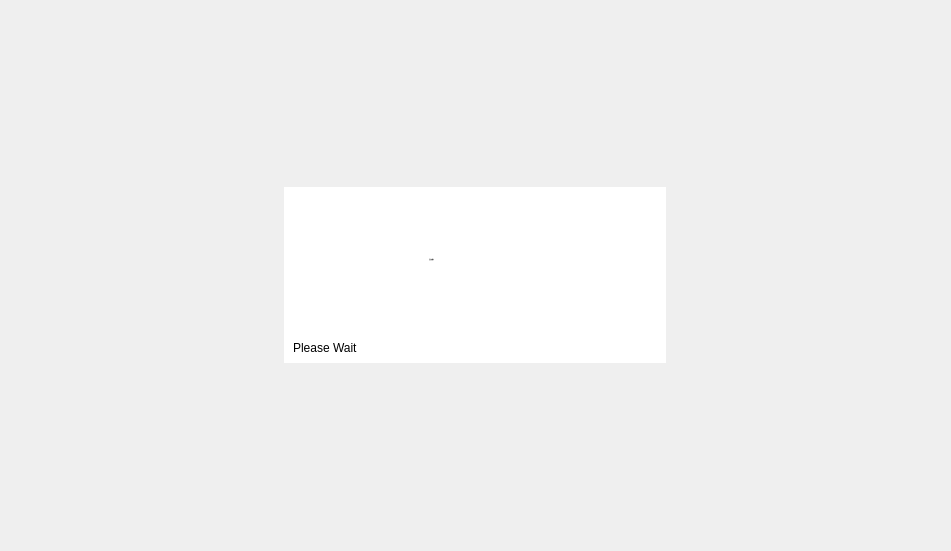
<?xml version="1.0" encoding="UTF-8"?>
<ui version="4.0">
 <class>Loading</class>
 <widget class="QWidget" name="Loading">
  <property name="geometry">
   <rect>
    <x>0</x>
    <y>0</y>
    <width>951</width>
    <height>551</height>
   </rect>
  </property>
  <property name="sizePolicy">
   <sizepolicy hsizetype="Maximum" vsizetype="Maximum">
    <horstretch>0</horstretch>
    <verstretch>0</verstretch>
   </sizepolicy>
  </property>
  <property name="windowTitle">
   <string>Form</string>
  </property>
  <property name="styleSheet">
   <string notr="true"/>
  </property>
  <layout class="QHBoxLayout" name="horizontalLayout_2">
   <item>
    <widget class="QWidget" name="w_loading" native="true">
     <property name="sizePolicy">
      <sizepolicy hsizetype="Fixed" vsizetype="Fixed">
       <horstretch>0</horstretch>
       <verstretch>0</verstretch>
      </sizepolicy>
     </property>
     <property name="maximumSize">
      <size>
       <width>382</width>
       <height>176</height>
      </size>
     </property>
     <property name="styleSheet">
      <string notr="true">QWidget#w_loading {
	background-color: rgb(255, 255, 255);
}
QWidget#w_loading QLabel#l_title {
	font: 40px &quot;黑体&quot;;
}</string>
     </property>
     <layout class="QVBoxLayout" name="verticalLayout">
      <property name="spacing">
       <number>1</number>
      </property>
      <property name="leftMargin">
       <number>9</number>
      </property>
      <property name="topMargin">
       <number>0</number>
      </property>
      <property name="rightMargin">
       <number>0</number>
      </property>
      <property name="bottomMargin">
       <number>0</number>
      </property>
      <item>
       <widget class="QWidget" name="w_loading_2" native="true">
        <property name="minimumSize">
         <size>
          <width>0</width>
          <height>100</height>
         </size>
        </property>
        <layout class="QHBoxLayout" name="horizontalLayout">
         <property name="leftMargin">
          <number>30</number>
         </property>
         <item>
          <widget class="QLabel" name="l_icon">
           <property name="sizePolicy">
            <sizepolicy hsizetype="Minimum" vsizetype="Preferred">
             <horstretch>0</horstretch>
             <verstretch>0</verstretch>
            </sizepolicy>
           </property>
           <property name="minimumSize">
            <size>
             <width>100</width>
             <height>100</height>
            </size>
           </property>
           <property name="text">
            <string/>
           </property>
           <property name="alignment">
            <set>Qt::AlignCenter</set>
           </property>
          </widget>
         </item>
         <item>
          <widget class="QLabel" name="l_title">
           <property name="sizePolicy">
            <sizepolicy hsizetype="Expanding" vsizetype="Preferred">
             <horstretch>0</horstretch>
             <verstretch>0</verstretch>
            </sizepolicy>
           </property>
           <property name="font">
            <font>
             <family>黑体</family>
             <pointsize>-1</pointsize>
             <weight>50</weight>
             <italic>false</italic>
             <bold>false</bold>
            </font>
           </property>
           <property name="text">
            <string>正在加载中</string>
           </property>
           <property name="alignment">
            <set>Qt::AlignLeading|Qt::AlignLeft|Qt::AlignVCenter</set>
           </property>
           <property name="wordWrap">
            <bool>true</bool>
           </property>
          </widget>
         </item>
        </layout>
       </widget>
      </item>
      <item>
       <widget class="QLabel" name="l_detail">
        <property name="sizePolicy">
         <sizepolicy hsizetype="Preferred" vsizetype="Fixed">
          <horstretch>0</horstretch>
          <verstretch>0</verstretch>
         </sizepolicy>
        </property>
        <property name="minimumSize">
         <size>
          <width>0</width>
          <height>30</height>
         </size>
        </property>
        <property name="layoutDirection">
         <enum>Qt::LeftToRight</enum>
        </property>
        <property name="text">
         <string>Please Wait</string>
        </property>
        <property name="alignment">
         <set>Qt::AlignLeading|Qt::AlignLeft|Qt::AlignVCenter</set>
        </property>
        <property name="wordWrap">
         <bool>true</bool>
        </property>
       </widget>
      </item>
     </layout>
    </widget>
   </item>
  </layout>
 </widget>
 <resources/>
 <connections/>
</ui>
